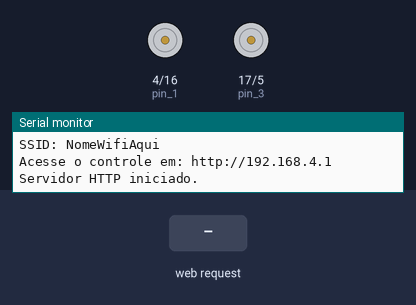
A sketch run on a simulated ESP32. Parts: motor-driver pin pairs drawn as motors (green arrow = first pin HIGH = forward, orange = second pin HIGH = backward, longer = more drive), the last lines printed to the serial monitor. Inputs (shaded band) come from the test bench.

Above: at 1.2 s.
1.3 s: HTTP request GET /frente received
At 2.4 s:
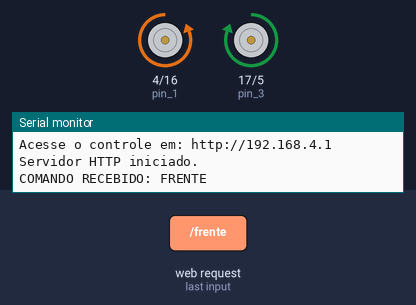
2.8 s: HTTP request GET /tras received
At 3.6 s:
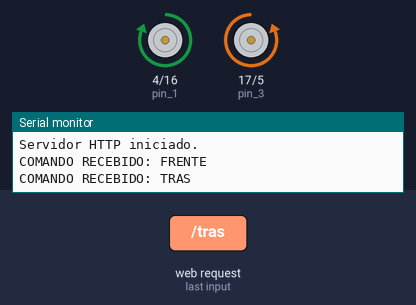
4.3 s: HTTP request GET /direita received
At 4.7 s:
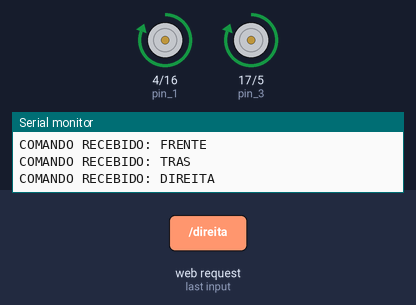
5.8 s: HTTP request GET /esquerda received
At 7.1 s:
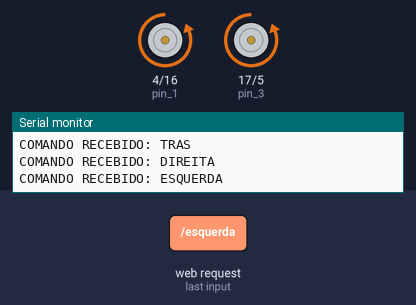
Timing chart, 0 to 8.3 s (numbered marks = the images above; inputs shaded):
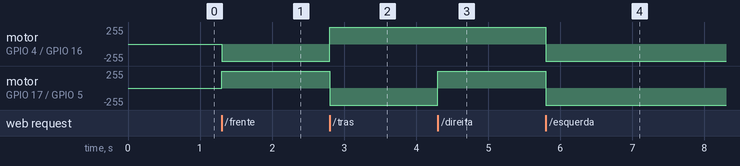

Measured:
- after the input at 1.3 s, motor on GPIO 4 (pin_1) / GPIO 16 (pin_2): stopped → backward 255/255 at once; motor on GPIO 17 (pin_3) / GPIO 5 (pin_4): stopped → forward 255/255 at once
- after the input at 2.8 s, motor on GPIO 4 (pin_1) / GPIO 16 (pin_2): backward 255/255 → forward 255/255 at once; motor on GPIO 17 (pin_3) / GPIO 5 (pin_4): forward 255/255 → backward 255/255 at once
- after the input at 4.3 s, motor on GPIO 17 (pin_3) / GPIO 5 (pin_4): backward 255/255 → forward 255/255 at once
- after the input at 5.8 s, motor on GPIO 4 (pin_1) / GPIO 16 (pin_2), motor on GPIO 17 (pin_3) / GPIO 5 (pin_4): forward 255/255 → backward 255/255 at once

The sketch:

Node32AcessoPointRobor.ino
```cpp
#include <WiFi.h>
#include <WebServer.h>

// --- CONFIGURAÇÕES DO ACCESS POINT (AP) ---
const char* ssid = "NomeWifiAqui";
const char* password = "senhaAqui";
const IPAddress local_IP(192, 168, 4, 1);

// --- PINOS DO MOTOR (Usando const int para otimização) ---
const int pin_1 = 4;  // Motor A - Entrada 1 (Esquerdo)
const int pin_2 = 16; // Motor A - Entrada 2 (Esquerdo)
const int pin_3 = 17; // Motor B - Entrada 1 (Direito)
const int pin_4 = 5;  // Motor B - Entrada 2 (Direito)

// --- VARIÁVEIS DE ESTADO ---
WebServer server(80);

// --- FUNÇÕES AUXILIARES DE MOTOR ---

void moveMotorA(int in1, int in2) {
    digitalWrite(pin_1, in1);
    digitalWrite(pin_2, in2);
}

void moveMotorB(int in3, int in4) {
    digitalWrite(pin_3, in3);
    digitalWrite(pin_4, in4);
}

void stopMotors() {
    moveMotorA(LOW, LOW);
    moveMotorB(LOW, LOW);
}

// --- FUNÇÃO PRINCIPAL DE CONTROLE ---

void handleComando(const char* comando) {
  Serial.print("COMANDO RECEBIDO: ");
  Serial.println(comando);

  // LÓGICA DE CONTROLE DOS PINOS DO MOTOR (Corrigida e Refatorada)
  if (strcmp(comando, "FRENTE") == 0) {
    moveMotorA(LOW, HIGH); // pin_1=LOW, pin_2=HIGH
    moveMotorB(HIGH, LOW); // pin_3=HIGH, pin_4=LOW

  } else if (strcmp(comando, "TRAS") == 0) {
    moveMotorA(HIGH, LOW); // pin_1=HIGH, pin_2=LOW
    moveMotorB(LOW, HIGH); // pin_3=LOW, pin_4=HIGH

  } else if (strcmp(comando, "ESQUERDA") == 0) {
    moveMotorA(LOW, HIGH);
    moveMotorB(LOW, HIGH);

  } else if (strcmp(comando, "DIREITA") == 0) {
    moveMotorA(HIGH, LOW);
    moveMotorB(HIGH, LOW);

  } else if (strcmp(comando, "PARAR") == 0) {
    stopMotors();
  }

  server.send(200, "text/plain", "OK");
}

void handleFrente()    { handleComando("FRENTE"); }
void handleTras()      { handleComando("TRAS"); }
void handleDireita()   { handleComando("DIREITA"); }
void handleEsquerda()  { handleComando("ESQUERDA"); }
void handleParar()     { handleComando("PARAR"); }

// --- FUNÇÃO PARA EXIBIR A PÁGINA DE CONTROLE (HTML/CSS/JS OTIMIZADO) ---

void handleRoot() {
  server.sendHeader("Location", "/controle");
  server.send(303);
}

void handleControle() {
  // O HTML foi modificado para melhor UX e feedback visual
  String html = R"rawliteral(
<!DOCTYPE html>
<html>
<head>
  <title>Controle de Robo</title>
  <meta name="viewport" content="width=device-width, initial-scale=1">
  <style>
    body { font-family: Arial, sans-serif; text-align: center; margin: 0; padding: 20px; background-color: #f4f4f9; }
    h1 { color: #333; }
    h2 { color: #007bff; margin-bottom: 5px; }

    .controls {
      display: grid;
      grid-template-columns: repeat(3, 1fr);
      grid-template-rows: repeat(3, 1fr);
      grid-template-areas:
        ". frente ."
        "esquerda . direita"
        ". tras .";
      max-width: 450px;
      margin: 20px auto;
      gap: 10px;
    }

    #btn_frente { grid-area: frente; }
    #btn_esquerda { grid-area: esquerda; }
    #btn_direita { grid-area: direita; }
    #btn_tras { grid-area: tras; }

    button {
      padding: 20px 10px;
      font-size: 18px;
      width: 100%;
      border: none;
      border-radius: 8px;
      cursor: pointer;
      color: white;
      transition: background-color 0.3s, transform 0.1s;
      background-color: #007bff;
      box-shadow: 0 4px 6px rgba(0, 0, 0, 0.1);
    }
    /* Feedback Visual: Botão Ativo */
    button.active {
        background-color: #28a745; /* Verde quando pressionado */
        transform: scale(0.98);
        box-shadow: 0 2px 4px rgba(0, 0, 0, 0.2);
    }
    #btn_tras { background-color: #28a745; }
    #btn_esquerda { background-color: #ffc107; color: #333;}
    #btn_direita { background-color: #dc3545; }

    #status { margin-top: 20px; font-weight: bold; }
  </style>
</head>
<body>
  <h1>Controle de Robo</h1>
  <h2>Rede: GL Robor (192.168.4.1)</h2>
  <p>Pressione e **SEGURE** para mover. **SOLTE** para parar.</p>

  <div class="controls">
    <button id="btn_frente" data-cmd="/frente">FRENTE</button>
    <button id="btn_esquerda" data-cmd="/esquerda">ESQUERDA</button>
    <button id="btn_direita" data-cmd="/direita">DIREITA</button>
    <button id="btn_tras" data-cmd="/tras">TRAS</button>
  </div>
  <div id="status">Status: Pronto.</div>

  <script>
    const controlButtons = document.querySelectorAll('.controls button');
    let isMoving = false;

    function sendCommand(path) {
      fetch(path)
        .catch(error => console.error('Erro de rede:', error));
    }

    function startMove(event) {
      if (isMoving) return;
      isMoving = true;
      const commandPath = event.currentTarget.dataset.cmd;
      sendCommand(commandPath);

      // Adiciona feedback visual
      event.currentTarget.classList.add('active');
      event.preventDefault();
    }

    function stopMove() {
      if (!isMoving) return;
      isMoving = false;
      sendCommand("/parar");

      // Remove feedback visual de TODOS os botões
      controlButtons.forEach(btn => btn.classList.remove('active'));
    }

    controlButtons.forEach(button => {
      button.addEventListener('mousedown', startMove);
      button.addEventListener('mouseup', stopMove);
      button.addEventListener('touchstart', startMove);
      button.addEventListener('touchend', stopMove);
      // Adicionar listener para o caso do mouse sair do botão enquanto pressionado
      button.addEventListener('mouseleave', (event) => {
          if(event.buttons === 1) stopMove(); // Se o botão esquerdo do mouse estiver pressionado
      });
    });
  </script>
</body>
</html>
)rawliteral";

  server.send(200, "text/html", html);
}

// --- CONFIGURAÇÃO (SETUP) E LOOP ---

void setup() {
  Serial.begin(115200);

  // CONFIGURAÇÃO DOS PINOS DO MOTOR E PARADA INICIAL
  pinMode(pin_1, OUTPUT);
  pinMode(pin_2, OUTPUT);
  pinMode(pin_3, OUTPUT);
  pinMode(pin_4, OUTPUT);
  stopMotors();

  // >>> MODO ACCESS POINT (AP) <<<
  WiFi.softAPConfig(local_IP, local_IP, IPAddress(255, 255, 255, 0));
  bool success = WiFi.softAP(ssid, password);

  if (success) {
    Serial.println("\nAccess Point criado com sucesso!");
    Serial.print("SSID: ");
    Serial.println(ssid);
    Serial.print("Acesse o controle em: http://");
    Serial.println(WiFi.softAPIP());
  } else {
    Serial.println("\nFalha ao iniciar o Access Point!");
  }

  // CONFIGURAÇÃO DE ROTAS
  server.on("/", handleRoot);
  server.on("/controle", handleControle);
  server.on("/frente", handleFrente);
  server.on("/tras", handleTras);
  server.on("/direita", handleDireita);
  server.on("/esquerda", handleEsquerda);
  server.on("/parar", handleParar);

  server.begin();
  Serial.println("Servidor HTTP iniciado.");
}

void loop() {
  server.handleClient();
}
```
